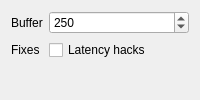
                <widget class="QWidget" name="pulsePage">
                 <attribute name="title">
                  <string>Pulse</string>
                 </attribute>
                 <layout class="QFormLayout" name="pulsePageLayout">
                  <property name="fieldGrowthPolicy">
                   <enum>QFormLayout::FieldGrowthPolicy::AllNonFixedFieldsGrow</enum>
                  </property>
                  <item row="0" column="0">
                   <widget class="QLabel" name="pulseBufferLabel">
                    <property name="text">
                     <string>Buffer</string>
                    </property>
                   </widget>
                  </item>
                  <item row="0" column="1">
                   <widget class="QSpinBox" name="pulseBuffer">
                    <property name="showGroupSeparator" stdset="0">
                     <bool>true</bool>
                    </property>
                    <property name="minimum">
                     <number>1</number>
                    </property>
                    <property name="maximum">
                     <number>2000</number>
                    </property>
                    <property name="value">
                     <number>250</number>
                    </property>
                   </widget>
                  </item>
                  <item row="1" column="0">
                   <widget class="QLabel" name="pulseLatencyLabel">
                    <property name="text">
                     <string>Fixes</string>
                    </property>
                   </widget>
                  </item>
                  <item row="1" column="1">
                   <widget class="QCheckBox" name="pulseLatency">
                    <property name="text">
                     <string>Latency hacks</string>
                    </property>
                   </widget>
                  </item>
                 </layout>
                </widget>
